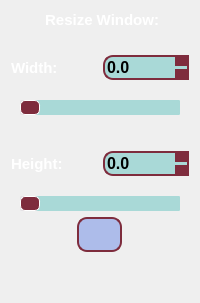
      <widget class="QWidget" name="page">
       <layout class="QVBoxLayout" name="verticalLayout_3">
        <item>
         <widget class="QLabel" name="label_2">
          <property name="styleSheet">
           <string notr="true">font-family: &quot;Comic Sans MS&quot;;
font: bold 15px;
color: white;</string>
          </property>
          <property name="text">
           <string> Resize Window:</string>
          </property>
          <property name="alignment">
           <set>Qt::AlignCenter</set>
          </property>
         </widget>
        </item>
        <item>
         <layout class="QGridLayout" name="gridLayout">
          <property name="topMargin">
           <number>20</number>
          </property>
          <property name="verticalSpacing">
           <number>20</number>
          </property>
          <item row="1" column="0" colspan="2">
           <widget class="QSlider" name="slider_width_screen">
            <property name="maximumSize">
             <size>
              <width>16777215</width>
              <height>17</height>
             </size>
            </property>
            <property name="cursor">
             <cursorShape>OpenHandCursor</cursorShape>
            </property>
            <property name="styleSheet">
             <string notr="true">QSlider::groove:horizontal {
    background: white;
	left: 9px; right: 9px;
    position: absolute; /* absolutely position 4px from the left and right of the widget. setting margins on the widget should work too... */
}
QSlider::add-page:horizontal {
    background: rgb(169, 217, 215);
   border: 1px solid rgb(169, 217, 215);
	border-radius:1px;
}
QSlider::sub-page:horizontal {
    background: rgb(237, 236, 238);
   border: 1px solid rgb(228, 226, 229);
	border-radius:1px;
}
QSlider::handle:horizontal {
background: rgb(126, 44, 61); 
border-radius:5px; 
border: 1px solid white; 
width: 18px;  
}</string>
            </property>
            <property name="maximum">
             <number>4000</number>
            </property>
            <property name="orientation">
             <enum>Qt::Horizontal</enum>
            </property>
           </widget>
          </item>
          <item row="0" column="1">
           <widget class="QDoubleSpinBox" name="doubleSpinBox_width_screen">
            <property name="maximumSize">
             <size>
              <width>100</width>
              <height>30</height>
             </size>
            </property>
            <property name="cursor">
             <cursorShape>PointingHandCursor</cursorShape>
            </property>
            <property name="styleSheet">
             <string notr="true">QDoubleSpinBox {
	border: 2px solid rgb(126, 44, 61); ;
	border-radius: 10px;
	background: rgb(169, 217, 215);
	font: bold 16px;
	color: black;
	font-family: &quot;Comic Sans MS&quot;;
 }
 QDoubleSpinBox::up-button {
	 subcontrol-origin: border;
     subcontrol-position: top right;
	background: rgb(126, 44, 61);
     height: 11px;
	width: 14px;
 }
 QDoubleSpinBox::down-button {
     subcontrol-origin: border;
     subcontrol-position: bottom right;
	background: rgb(126, 44, 61);
	height: 11px;
	width: 14px;
 }
QDoubleSpinBox::down-button:hover {
    background-color: lightgray;
}
QDoubleSpinBox::up-button:hover {
    background-color: lightgray;
}
QDoubleSpinBox::down-button:pressed {
    background-color: qlineargradient(x1: 0, y1: 0, x2: 0, y2: 1,
                                      stop: 0 #BEBEBE, stop: 1 #D7D7D7);
}
QDoubleSpinBox::up-button:pressed {
    background-color: qlineargradient(x1: 0, y1: 0, x2: 0, y2: 1,
                                      stop: 0 #BEBEBE, stop: 1 #D7D7D7);
}</string>
            </property>
            <property name="decimals">
             <number>1</number>
            </property>
            <property name="maximum">
             <double>4000.000000000000000</double>
            </property>
            <property name="singleStep">
             <double>10.000000000000000</double>
            </property>
           </widget>
          </item>
          <item row="0" column="0">
           <widget class="QLabel" name="label_3">
            <property name="styleSheet">
             <string notr="true">font-family: &quot;Comic Sans MS&quot;;
font: bold 15px;
color: white;</string>
            </property>
            <property name="text">
             <string>Width:</string>
            </property>
           </widget>
          </item>
         </layout>
        </item>
        <item>
         <layout class="QGridLayout" name="gridLayout_3">
          <property name="topMargin">
           <number>30</number>
          </property>
          <property name="verticalSpacing">
           <number>20</number>
          </property>
          <item row="0" column="0">
           <widget class="QLabel" name="label_4">
            <property name="styleSheet">
             <string notr="true">font-family: &quot;Comic Sans MS&quot;;
font: bold 15px;
color: white;</string>
            </property>
            <property name="text">
             <string>Height:</string>
            </property>
           </widget>
          </item>
          <item row="0" column="1">
           <widget class="QDoubleSpinBox" name="doubleSpinBox_height_screen">
            <property name="maximumSize">
             <size>
              <width>100</width>
              <height>30</height>
             </size>
            </property>
            <property name="cursor">
             <cursorShape>PointingHandCursor</cursorShape>
            </property>
            <property name="styleSheet">
             <string notr="true">QDoubleSpinBox {
	border: 2px solid rgb(126, 44, 61); ;
	border-radius: 10px;
	background: rgb(169, 217, 215);
	font: bold 16px;
	color: black;
	font-family: &quot;Comic Sans MS&quot;;
 }
 QDoubleSpinBox::up-button {
	 subcontrol-origin: border;
     subcontrol-position: top right;
	background: rgb(126, 44, 61);
     height: 11px;
	width: 14px;
 }
 QDoubleSpinBox::down-button {
     subcontrol-origin: border;
     subcontrol-position: bottom right;
	background: rgb(126, 44, 61);
	height: 11px;
	width: 14px;
 }
QDoubleSpinBox::down-button:hover {
    background-color: lightgray;
}
QDoubleSpinBox::up-button:hover {
    background-color: lightgray;
}
QDoubleSpinBox::down-button:pressed {
    background-color: qlineargradient(x1: 0, y1: 0, x2: 0, y2: 1,
                                      stop: 0 #BEBEBE, stop: 1 #D7D7D7);
}
QDoubleSpinBox::up-button:pressed {
    background-color: qlineargradient(x1: 0, y1: 0, x2: 0, y2: 1,
                                      stop: 0 #BEBEBE, stop: 1 #D7D7D7);
}</string>
            </property>
            <property name="decimals">
             <number>1</number>
            </property>
            <property name="maximum">
             <double>4000.000000000000000</double>
            </property>
            <property name="singleStep">
             <double>10.000000000000000</double>
            </property>
           </widget>
          </item>
          <item row="1" column="0" colspan="2">
           <widget class="QSlider" name="slider_height_screen">
            <property name="maximumSize">
             <size>
              <width>16777215</width>
              <height>17</height>
             </size>
            </property>
            <property name="cursor">
             <cursorShape>OpenHandCursor</cursorShape>
            </property>
            <property name="styleSheet">
             <string notr="true">QSlider::groove:horizontal {
    background: white;
	left: 9px; right: 9px;
    position: absolute; /* absolutely position 4px from the left and right of the widget. setting margins on the widget should work too... */
}
QSlider::add-page:horizontal {
    background: rgb(169, 217, 215);
   border: 1px solid rgb(169, 217, 215);
	border-radius:1px;
}
QSlider::sub-page:horizontal {
    background: rgb(237, 236, 238);
   border: 1px solid rgb(228, 226, 229);
	border-radius:1px;
}
QSlider::handle:horizontal {
background: rgb(126, 44, 61); 
border-radius:5px; 
border: 1px solid white; 
width: 18px;  
}</string>
            </property>
            <property name="maximum">
             <number>4000</number>
            </property>
            <property name="orientation">
             <enum>Qt::Horizontal</enum>
            </property>
           </widget>
          </item>
         </layout>
        </item>
        <item>
         <layout class="QHBoxLayout" name="horizontalLayout_18">
          <property name="leftMargin">
           <number>0</number>
          </property>
          <property name="topMargin">
           <number>0</number>
          </property>
          <item>
           <widget class="QToolButton" name="toolButton_resize_screen">
            <property name="minimumSize">
             <size>
              <width>45</width>
              <height>35</height>
             </size>
            </property>
            <property name="cursor">
             <cursorShape>PointingHandCursor</cursorShape>
            </property>
            <property name="styleSheet">
             <string notr="true">QToolButton {
border-radius: 10px;
border: 2px solid rgb(126, 44, 61); 
background-color: rgba(166, 182, 233, 232);
}
QToolButton:pressed {
    background-color: qlineargradient(x1: 0, y1: 0, x2: 0, y2: 1,
                                      stop: 0 #BEBEBE, stop: 1 #D7D7D7);
}
QToolButton:hover {
	border: 2px solid black;
}</string>
            </property>
            <property name="text">
             <string/>
            </property>
            <property name="icon">
             <iconset>
              <normaloff>:/icons_ui/drivers.png</normaloff>:/icons_ui/drivers.png</iconset>
            </property>
            <property name="iconSize">
             <size>
              <width>25</width>
              <height>25</height>
             </size>
            </property>
           </widget>
          </item>
         </layout>
        </item>
        <item>
         <spacer name="verticalSpacer_2">
          <property name="orientation">
           <enum>Qt::Vertical</enum>
          </property>
          <property name="sizeHint" stdset="0">
           <size>
            <width>20</width>
            <height>40</height>
           </size>
          </property>
         </spacer>
        </item>
       </layout>
      </widget>
